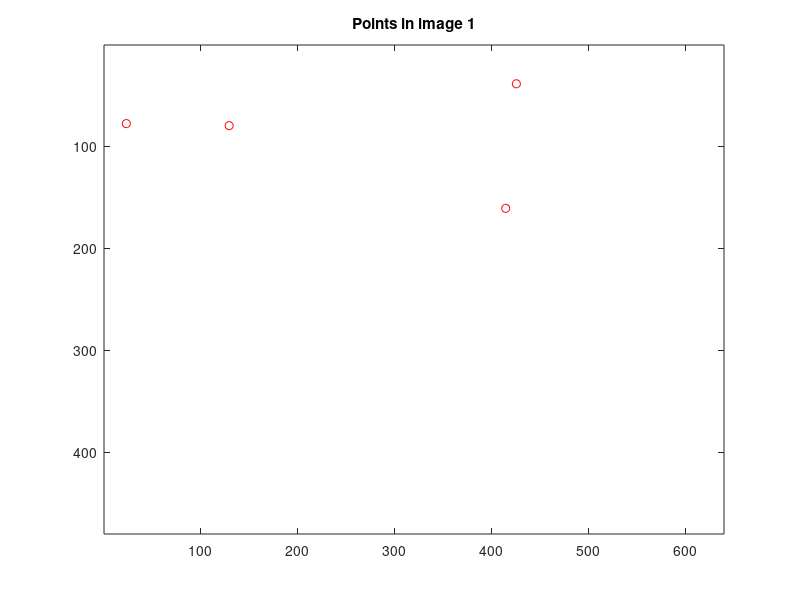
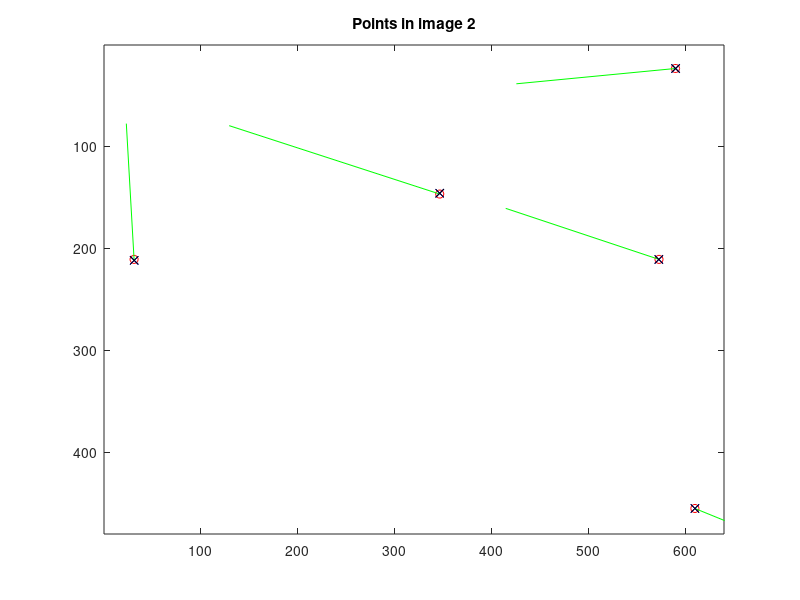

Source code (MATLAB) for these figures, in order:
function dlt_demo

% This function is another tutorial on how to do computer vision
% type stuff with Octave/Matlab.  It shows how to implement
% Hartley and Zisserman's "DLT" algorithm for estimating a homography
% from point correspondences.  It also shows how to test an algorithm
% using randomly-generated synthetic data.  When implementing algorithms
% you should ALWAYS test the algorithm on synthetic data you know the
% right answer for.  If you don't, you might never catch bugs in your
% implementation.

% This function is written for Octave.  You will have to tweak some of
% the function calls to get it running on Matlab.  Mostly just the plot
% functions and the random number generator seed functions.

% Matt Dailey, June 2007

% Initalize the random number generator with a fixed seed to get
% repeatable results.  This is for Octave; see "help rand" for
% corresponding Matlab call
clear all;
clc;
rand( 'seed', 0 );
randn( 'seed', 10 );

% Let's generate 12 points uniformly distributed over image 1

n = 5;
w = 640;
h = 480;
x = [ w 0 ; 0 h ] * rand( 2, n );

% Generate a random homography

Htrue = rand_homography( x, w, h );

xp = Htrue * [ x; ones( 1, n ) ];
xp = xp ./ repmat( xp(3,:), 3, 1 );

% Add Gaussian noise and round off to generate the measurements

xmeas = [ round( x + randn( 2, n )) ; ones( 1, n ) ];
xpmeas = [ round( xp(1:2,:) + randn( 2, n )); ones( 1, n ) ];

% Plot the measured data.  axis() arguments might have to change for Matlab

figure(1); plot( xmeas(1,:), xmeas(2,:), 'ro' );
title( 'Points in image 1' ); axis([1 640 1 480], 'ij' );
figure(2); plot( xpmeas(1,:), xpmeas(2,:), 'ro' );
title( 'Points in image 2' ); axis([1 640 1 480], 'ij' );
hold on;
for i = 1:n
    plot( [xmeas(1,i),xpmeas(1,i)], [xmeas(2,i),xpmeas(2,i)], 'g-' );
end;
hold off;

% Run the DLT without normalization

H = dlt( xmeas, xpmeas );

% Use H to predict xp from x and plot on image 2

xpp = H * xmeas; xpp = xpp ./ repmat( xpp(3,:), 3, 1 );
figure(2); hold on;
plot( xpp(1,:), xpp(2,:), 'bx' );
hold off;

% Run the DLT with normalization

Hnorm = dlt_norm( xmeas, xpmeas );

% Use Hnorm to predict xp from x and plot on image 2

xppn = Hnorm * xmeas; xppn = xppn ./ repmat( xppn(3,:), 3, 1 );
figure(2); hold on;
plot( xppn(1,:), xppn(2,:), 'kx' );
hold off;

% Calculate one-way transfer error for both estimates of H

err = sum( sum( ( xpp(1:2,:)-xpmeas(1:2,:) ).^2 ));
err_norm = sum( sum( ( xppn(1:2,:)-xpmeas(1:2,:) ).^2 ));

fprintf( 1, 'Error %f for basic DLT and %f for normalized DLT.\n', ...
         err, err_norm );

% Usually if there's not much perspective distortion, the unnormalized
% algorithm works reasonably well.  To see how well it does under more
% extreme perspective distortions, try commenting out line 172 below
% and see how the error changes.

%------------------------------------------------------------------------

function H = dlt( x, xp )

  n = size( x, 2 );
  if n < 4
    error( 'DLT requires at least 4 points' );
  end;
  if ( size( x, 1 ) ~= 3 | size( xp, 1 ) ~= 3 )
    error( 'DLT requres homogeneous coordinates' );
  end;

  A = [];

  for i = 1:n

    xip = xp( 1, i );
    yip = xp( 2, i );
    wip = xp( 3, i );

    xi = x( :, i );

    Ai = [ 0, 0, 0,    -wip * xi',   yip * xi' ;
           wip * xi',     0, 0, 0,  -xip * xi' ];

    A = [ A ; Ai ];
  end;


  [U,D,V] = svd( A );

  % In Octave, the SVD is sorted with decreasing singular values
  % so we want the last column of V


  H = reshape( V(:,9), 3, 3 )';

  H = H / H(3,3);

%------------------------------------------------------------------------

function H = dlt_norm( x, xp )

  T = normalize_transform( x );
  Tp = normalize_transform( xp );

  Htilde = dlt( T * x, Tp * xp );
  H = inv( Tp ) * Htilde * T;
  H = H / H(3,3);

%------------------------------------------------------------------------

function T = normalize_transform( x )

  % Transform taking x's centroid to the origin

  Ttrans = [ 1 0 -mean( x(1,:) ) ; 0 1 -mean( x(2,:) ) ; 0 0 1 ];

  % Calculate appropriate scaling factor

  x = Ttrans * x;
  lengths = sqrt( sum( x(1:2,:).^2 ));
  s = sqrt(2) / mean(lengths);

  % Transform scaling x to an average length of sqrt(2)

  Tscale = [ s 0 0 ; 0 s 0 ; 0 0 1 ];

  % Compose the transforms

  T = Tscale * Ttrans;

%------------------------------------------------------------------------

function H = rand_homography( x, w, h )

  % Start with a completely random homography

  H = rand( 3, 3 );

  % Make sure it's not too much perspective warping

  H = H / H(3,3);
  if norm( H(3,1:2) ) > 0.01
    H(3,1:2) = H(3,1:2) / norm( H(3,1:2) ) * 0.01;  % Comment this out for fun
  end; 

  % Figure out where that takes our points x

  n = size( x, 2 );
  xp = H * [ x; ones( 1, n ) ];
  xp = xp ./ repmat( xp(3,:), 3, 1 );

  % Scale so that the points are spread nicely

  xspread = max( xp(1,:) ) - min( xp(1,:) );
  yspread = max( xp(2,:) ) - min( xp(2,:) );
  Hscale = [ 0.9 * 1/xspread * w, 0, 0 ; 0, 0.9 * 1/yspread * h, 0 ; 0 0 1 ];
  xp = Hscale * xp;
  xp = xp ./ repmat( xp(3,:), 3, 1 );

  % Translate so that the points are inside the image

  xmin = min( xp(1,:) );
  ymin = min( xp(2,:) );
  Htrans = [ 1, 0, -xmin + 0.05 * w; 0 1 -ymin + 0.05 * h; 0 0 1 ];

  % Compose the transforms

  H = Htrans * Hscale * H;
  H = H / H(3,3);
